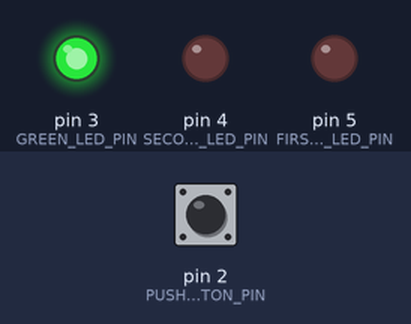
The sketch below on a simulated Arduino Uno, built with avr-gcc and run on an emulated ATmega328P. Parts: output pins drawn as LEDs (lit = HIGH). Dashed ring = blinking. The test bench sets the inputs (shaded band); at power-on: pin 2 (PUSH_BUTTON_PIN) LOW.

Above: at 1.2 s.
1.3 s: pin 2 (PUSH_BUTTON_PIN) pulled HIGH for 0.15 s
At 1.42 s:
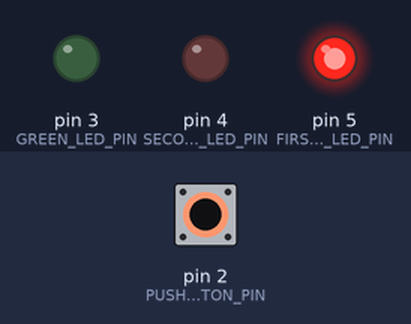
3.3 s: pin 2 (PUSH_BUTTON_PIN) pulled HIGH for 3.2 s
At 3.67 s:
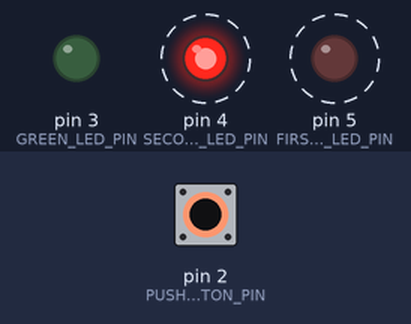
Timing chart, 0 to 8.3 s (numbered marks = the images above; inputs shaded):
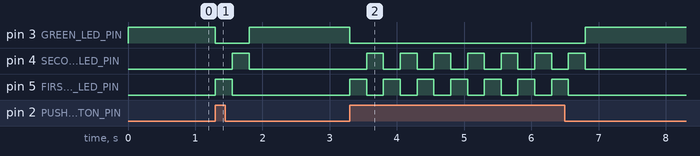

Measured:
- after the input at 1.3 s, pin 3 (GREEN_LED_PIN): HIGH → LOW at once, → HIGH 0.50 s later; pin 4 (SECOND_RED_LED_PIN): LOW → HIGH after 0.25 s, → LOW 0.25 s later; pin 5 (FIRST_RED_LED_PIN): LOW → HIGH at once, → LOW 0.25 s later
- after the input at 3.3 s, pin 3 (GREEN_LED_PIN): HIGH → LOW at once, → HIGH 3.5 s later; pin 4 (SECOND_RED_LED_PIN): alternates HIGH for 0.25 s and LOW for 0.25 s, 14 changes in all, then stays LOW, starting after 0.25 s; pin 5 (FIRST_RED_LED_PIN): alternates HIGH for 0.25 s and LOW for 0.25 s, 14 changes in all, then stays LOW, starting at once

The sketch:

sketch.ino
```cpp
#define FIRST_RED_LED_PIN	5
#define SECOND_RED_LED_PIN	4
#define GREEN_LED_PIN		3
#define PUSH_BUTTON_PIN		2

void setup() {
	pinMode(PUSH_BUTTON_PIN,    INPUT);
	pinMode(FIRST_RED_LED_PIN,  OUTPUT);
	pinMode(SECOND_RED_LED_PIN, OUTPUT);
	pinMode(GREEN_LED_PIN,      OUTPUT);
}

void loop() {
	int state   = digitalRead(PUSH_BUTTON_PIN);
	int pressed = (state == HIGH);
	if (pressed) {
		digitalWrite(GREEN_LED_PIN,      LOW);
		digitalWrite(FIRST_RED_LED_PIN,  HIGH);
		digitalWrite(SECOND_RED_LED_PIN, LOW);
		delay(250);
		digitalWrite(FIRST_RED_LED_PIN,  LOW);
		digitalWrite(SECOND_RED_LED_PIN, HIGH);
		delay(250);
	} else {
		digitalWrite(GREEN_LED_PIN,      HIGH);
		digitalWrite(FIRST_RED_LED_PIN,  LOW);
		digitalWrite(SECOND_RED_LED_PIN, LOW);
	}
}
```
